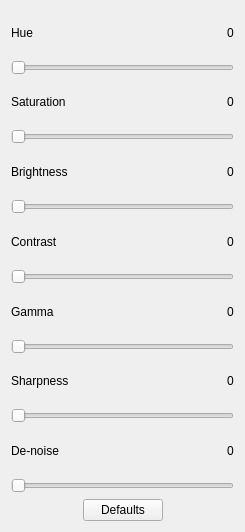
<?xml version="1.0" encoding="UTF-8"?>
<ui version="4.0">
 <class>FormColorAdjust</class>
 <widget class="QWidget" name="FormColorAdjust">
  <property name="geometry">
   <rect>
    <x>0</x>
    <y>0</y>
    <width>245</width>
    <height>532</height>
   </rect>
  </property>
  <property name="windowTitle">
   <string>Form</string>
  </property>
  <layout class="QVBoxLayout" name="verticalLayout_8">
   <item>
    <layout class="QVBoxLayout" name="verticalLayout">
     <item>
      <layout class="QHBoxLayout" name="horizontalLayout">
       <item>
        <widget class="QLabel" name="label">
         <property name="text">
          <string>Hue</string>
         </property>
        </widget>
       </item>
       <item>
        <spacer name="horizontalSpacer">
         <property name="orientation">
          <enum>Qt::Horizontal</enum>
         </property>
         <property name="sizeHint" stdset="0">
          <size>
           <width>58</width>
           <height>20</height>
          </size>
         </property>
        </spacer>
       </item>
       <item>
        <widget class="QLabel" name="label_2">
         <property name="text">
          <string>0</string>
         </property>
        </widget>
       </item>
      </layout>
     </item>
     <item>
      <widget class="QSlider" name="horizontalSlider">
       <property name="orientation">
        <enum>Qt::Horizontal</enum>
       </property>
      </widget>
     </item>
    </layout>
   </item>
   <item>
    <layout class="QVBoxLayout" name="verticalLayout_2">
     <item>
      <layout class="QHBoxLayout" name="horizontalLayout_2">
       <item>
        <widget class="QLabel" name="label_3">
         <property name="text">
          <string>Saturation</string>
         </property>
        </widget>
       </item>
       <item>
        <spacer name="horizontalSpacer_2">
         <property name="orientation">
          <enum>Qt::Horizontal</enum>
         </property>
         <property name="sizeHint" stdset="0">
          <size>
           <width>58</width>
           <height>20</height>
          </size>
         </property>
        </spacer>
       </item>
       <item>
        <widget class="QLabel" name="label_4">
         <property name="text">
          <string>0</string>
         </property>
        </widget>
       </item>
      </layout>
     </item>
     <item>
      <widget class="QSlider" name="horizontalSlider_2">
       <property name="orientation">
        <enum>Qt::Horizontal</enum>
       </property>
      </widget>
     </item>
    </layout>
   </item>
   <item>
    <layout class="QVBoxLayout" name="verticalLayout_3">
     <item>
      <layout class="QHBoxLayout" name="horizontalLayout_3">
       <item>
        <widget class="QLabel" name="label_5">
         <property name="text">
          <string>Brightness</string>
         </property>
        </widget>
       </item>
       <item>
        <spacer name="horizontalSpacer_3">
         <property name="orientation">
          <enum>Qt::Horizontal</enum>
         </property>
         <property name="sizeHint" stdset="0">
          <size>
           <width>58</width>
           <height>20</height>
          </size>
         </property>
        </spacer>
       </item>
       <item>
        <widget class="QLabel" name="label_6">
         <property name="text">
          <string>0</string>
         </property>
        </widget>
       </item>
      </layout>
     </item>
     <item>
      <widget class="QSlider" name="horizontalSlider_3">
       <property name="orientation">
        <enum>Qt::Horizontal</enum>
       </property>
      </widget>
     </item>
    </layout>
   </item>
   <item>
    <layout class="QVBoxLayout" name="verticalLayout_4">
     <item>
      <layout class="QHBoxLayout" name="horizontalLayout_4">
       <item>
        <widget class="QLabel" name="label_7">
         <property name="text">
          <string>Contrast</string>
         </property>
        </widget>
       </item>
       <item>
        <spacer name="horizontalSpacer_4">
         <property name="orientation">
          <enum>Qt::Horizontal</enum>
         </property>
         <property name="sizeHint" stdset="0">
          <size>
           <width>58</width>
           <height>20</height>
          </size>
         </property>
        </spacer>
       </item>
       <item>
        <widget class="QLabel" name="label_8">
         <property name="text">
          <string>0</string>
         </property>
        </widget>
       </item>
      </layout>
     </item>
     <item>
      <widget class="QSlider" name="horizontalSlider_4">
       <property name="orientation">
        <enum>Qt::Horizontal</enum>
       </property>
      </widget>
     </item>
    </layout>
   </item>
   <item>
    <layout class="QVBoxLayout" name="verticalLayout_5">
     <item>
      <layout class="QHBoxLayout" name="horizontalLayout_5">
       <item>
        <widget class="QLabel" name="label_9">
         <property name="text">
          <string>Gamma</string>
         </property>
        </widget>
       </item>
       <item>
        <spacer name="horizontalSpacer_5">
         <property name="orientation">
          <enum>Qt::Horizontal</enum>
         </property>
         <property name="sizeHint" stdset="0">
          <size>
           <width>58</width>
           <height>20</height>
          </size>
         </property>
        </spacer>
       </item>
       <item>
        <widget class="QLabel" name="label_10">
         <property name="text">
          <string>0</string>
         </property>
        </widget>
       </item>
      </layout>
     </item>
     <item>
      <widget class="QSlider" name="horizontalSlider_5">
       <property name="orientation">
        <enum>Qt::Horizontal</enum>
       </property>
      </widget>
     </item>
    </layout>
   </item>
   <item>
    <layout class="QVBoxLayout" name="verticalLayout_6">
     <item>
      <layout class="QHBoxLayout" name="horizontalLayout_6">
       <item>
        <widget class="QLabel" name="label_11">
         <property name="text">
          <string>Sharpness</string>
         </property>
        </widget>
       </item>
       <item>
        <spacer name="horizontalSpacer_6">
         <property name="orientation">
          <enum>Qt::Horizontal</enum>
         </property>
         <property name="sizeHint" stdset="0">
          <size>
           <width>58</width>
           <height>20</height>
          </size>
         </property>
        </spacer>
       </item>
       <item>
        <widget class="QLabel" name="label_12">
         <property name="text">
          <string>0</string>
         </property>
        </widget>
       </item>
      </layout>
     </item>
     <item>
      <widget class="QSlider" name="horizontalSlider_6">
       <property name="orientation">
        <enum>Qt::Horizontal</enum>
       </property>
      </widget>
     </item>
    </layout>
   </item>
   <item>
    <layout class="QVBoxLayout" name="verticalLayout_7">
     <item>
      <layout class="QHBoxLayout" name="horizontalLayout_7">
       <item>
        <widget class="QLabel" name="label_13">
         <property name="text">
          <string>De-noise</string>
         </property>
        </widget>
       </item>
       <item>
        <spacer name="horizontalSpacer_7">
         <property name="orientation">
          <enum>Qt::Horizontal</enum>
         </property>
         <property name="sizeHint" stdset="0">
          <size>
           <width>58</width>
           <height>20</height>
          </size>
         </property>
        </spacer>
       </item>
       <item>
        <widget class="QLabel" name="label_14">
         <property name="text">
          <string>0</string>
         </property>
        </widget>
       </item>
      </layout>
     </item>
     <item>
      <widget class="QSlider" name="horizontalSlider_7">
       <property name="orientation">
        <enum>Qt::Horizontal</enum>
       </property>
      </widget>
     </item>
    </layout>
   </item>
   <item>
    <layout class="QHBoxLayout" name="horizontalLayout_8">
     <item>
      <spacer name="horizontalSpacer_8">
       <property name="orientation">
        <enum>Qt::Horizontal</enum>
       </property>
       <property name="sizeHint" stdset="0">
        <size>
         <width>40</width>
         <height>20</height>
        </size>
       </property>
      </spacer>
     </item>
     <item>
      <widget class="QPushButton" name="pushButton">
       <property name="text">
        <string>Defaults</string>
       </property>
      </widget>
     </item>
     <item>
      <spacer name="horizontalSpacer_9">
       <property name="orientation">
        <enum>Qt::Horizontal</enum>
       </property>
       <property name="sizeHint" stdset="0">
        <size>
         <width>40</width>
         <height>20</height>
        </size>
       </property>
      </spacer>
     </item>
    </layout>
   </item>
  </layout>
 </widget>
 <resources/>
 <connections/>
</ui>
